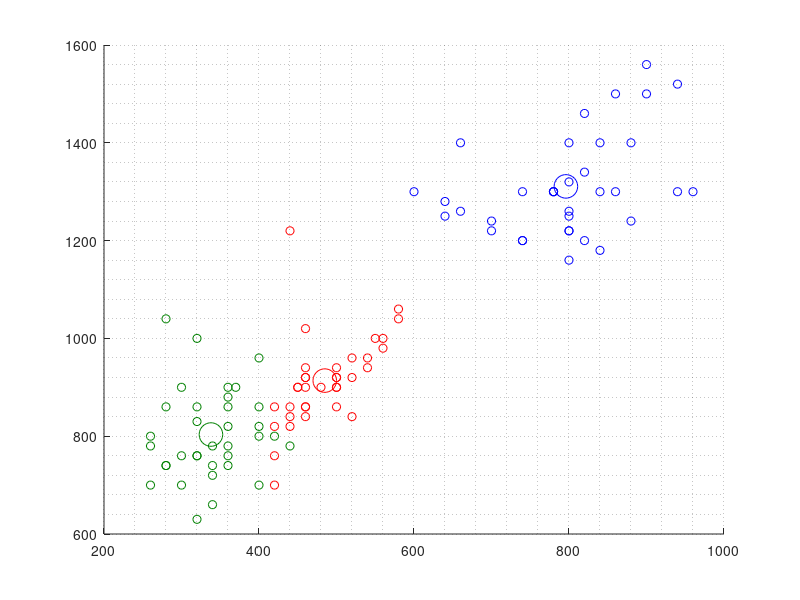

Reproduce this figure in MATLAB. (Note: this script raises an error after producing the figure.)
%ej.m
clear all
close all

% Frames de las vocales y se obtienen los 3 formantes. Usamos sólo los 2 primeros para poder verlo mejor.
A = dlmread('a.txt', '\t', 0, 0);
O = dlmread('o.txt', '\t', 0, 0);
U = dlmread('u.txt', '\t', 0, 0);

% Saco el 3er formante de las matrices.
A = A(:,1:2); O = O(:, 1:2); U = U(:, 1:2);

% Separo el set de entrenamiento y testeo
A_train = A(1:35,:);
O_train = O(1:35,:);
U_train = U(1:35,:);

A_test = A(36:end,:);
O_test = O(36:end,:);
U_test = U(36:end,:);

% Hago el 'scatter' de las muestras.
figure
hold on
plot(A_train(:,1), A_train(:,2), 'bo')
plot(O_train(:,1), O_train(:,2), 'ro')
plot(U_train(:,1), U_train(:,2), 'o','color',[0 .5 0])
grid minor


% Calculo los parámetros
% Media
muA = mean(A_train);
muO = mean(O_train);
muU = mean(U_train);
plot(muA(1), muA(2), 'bo', 'MarkerSize', 17)
plot(muO(1), muO(2), 'ro', 'MarkerSize', 17)
plot(muU(1), muU(2), 'o', 'color', [0 .5 0], 'MarkerSize', 17)


% Sigma
%	sigmaA = mean((A_train-muA)*(A_train-muA)');
%	sigmaO = mean((O_train-muO)*(O_train-muO)');
%	sigmaU = mean((U_train-muU)*(U_train-muU)');
%	sigma = (sigmaA + sigmaO + sigmaU)/3;

sigmaA = estim_sigma(A_train, muA);
sigmaO = estim_sigma(O_train, muO);
sigmaU = estim_sigma(U_train, muU);
Sigma = (sigmaA + sigmaO + sigmaU)/3;

% Dibujo las elipses
theta = linspace(0, 2*pi, 100);
rot = [sin(theta); cos(theta)];
elipseA = (chol(sigmaA)' * rot)' + muA;	% Ojo que no broadcastea en matlab (matriz+vector)
elipseO = (chol(sigmaO)' * rot)' + muO;
elipseU = (chol(sigmaU)' * rot)' + muU;

plot(elipseA(:,1), elipseA(:,2),'b')
plot(elipseO(:,1), elipseO(:,2),'r')
plot(elipseU(:,1), elipseU(:,2),'color', [0 .5 0])

% Clasifico según la ecuación de la recta que vimos en clase pero antes de que sea la recta
% Agarramos las igualadas (no a cero) y descarto el término cuadrático (xT sigma^-1 x), de
% modo que tenemos una ecuación de discriminante. Se saca porque se quiere comparar y ése término
% queda en todos las ecuaciones. Se decide que es la clase donde el discriminante es mayor.
NA = length(A_train); NO = length(O_train); NU = length(U_train); N = NA + NO + NU;

%slopeA = (inv(sigma)*muA)';	constA = -1/2 * muA' * inv(sigma) * muA;	probA = log(NA/N);
%slopeU = (inv(sigma)*muU)';	constU = -1/2 * muU' * inv(sigma) * muU;	probU = log(NU/N);
%slopeO = (inv(sigma)*muO)';	constO = -1/2 * muO' * inv(sigma) * muO;	probO = log(NO/N);

%% Clasifico los test de A
a_bien = zeros(1,2);	a_mal = zeros(1,2);
for i = 1:length(A_test)
	% Podría almacenarlo (disc(i)) para ver quién ganó
	discrA = discriminante(A_test(i,:), muA, Sigma, log(NA/N));
	discrU = discriminante(A_test(i,:), muU, Sigma, log(NU/N));
	discrO = discriminante(A_test(i,:), muO, Sigma, log(NO/N));

	% Chequeo si discA > los demas
	if((discrA > discrU) && (discrA > discrO))
		% Clasificó bien
		a_bien = [a_bien; A_test(i,:)];
	else
		% Clasificó mal
		a_mal = [a_mal; A_test(i,:)];
	end
end
%a_bien = a_bien(2:end,:);	a_mal = a_mal(2:end,:);
% No lo borro porque ayudan a graficar (ejes)

figure; hold on
plot(a_bien(:,1), a_bien(:,2), 'bx')
plot(a_mal(:,1), a_mal(:,2), 'ko')

%% Clasifico los test de U
u_bien = zeros(1,2);	u_mal = zeros(1,2);
for i = 1:length(U_test)
	% Podría almacenarlo (disc(i)) para ver quién ganó
	discrA = discriminante(U_test(i,:), muA, Sigma, log(NA/N));
	discrU = discriminante(U_test(i,:), muU, Sigma, log(NU/N));
	discrO = discriminante(U_test(i,:), muO, Sigma, log(NO/N));

	% Chequeo si discA > los demas
	if((discrA < discrU) && (discrU > discrO))
		% Clasificó bien
		u_bien = [u_bien; U_test(i,:)];
	else
		% Clasificó mal
		u_mal = [u_mal; U_test(i,:)];
	end
end
%u_bien = u_bien(2:end,:);	u_mal = u_mal(2:end,:);

figure; hold on
plot(u_bien(:,1), u_bien(:,2), 'rx')
plot(u_mal(:,1), u_mal(:,2), 'ko')

%% Clasifico los test de O
o_bien = zeros(1,2);	o_mal = zeros(1,2);
for i = 1:length(O_test)
	% Podría almacenarlo (disc(i)) para ver quién ganó
	discrA = discriminante(O_test(i,:), muA, Sigma, log(NA/N));
	discrU = discriminante(O_test(i,:), muU, Sigma, log(NU/N));
	discrO = discriminante(O_test(i,:), muO, Sigma, log(NO/N));

	% Chequeo si discA > los demas
	if((discrA < discrO) && (discrU < discrO))
		% Clasificó bien
		o_bien = [o_bien; O_test(i,:)];
	else
		% Clasificó mal
		o_mal = [o_mal; O_test(i,:)];
	end
end
%o_bien = o_bien(2:end,:);	o_mal = o_mal(2:end,:);

figure; hold on
plot(o_bien(:,1), o_bien(:,2), 'x', 'color', [0 .5 0])
plot(o_mal(:,1), o_mal(:,2), 'ko')
